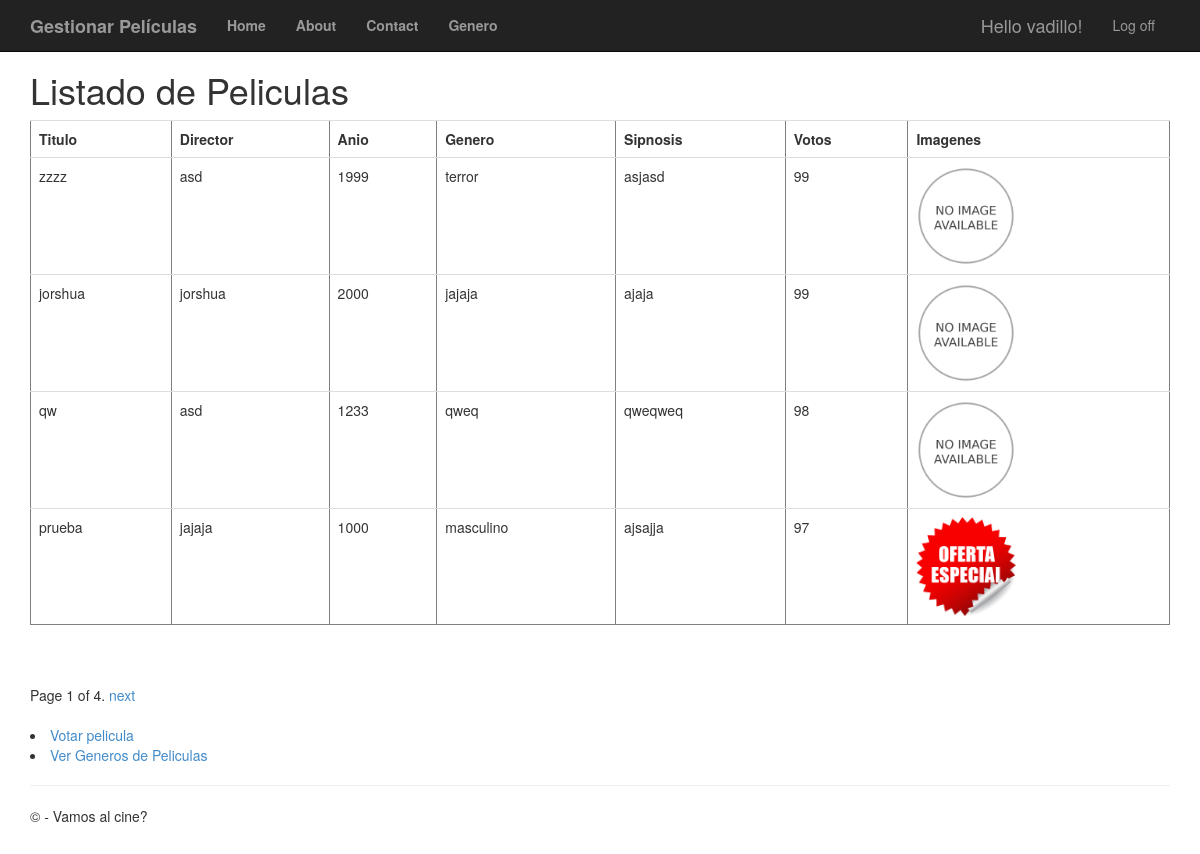
The page /peliculas/ (signed in) on the database as committed earlier.
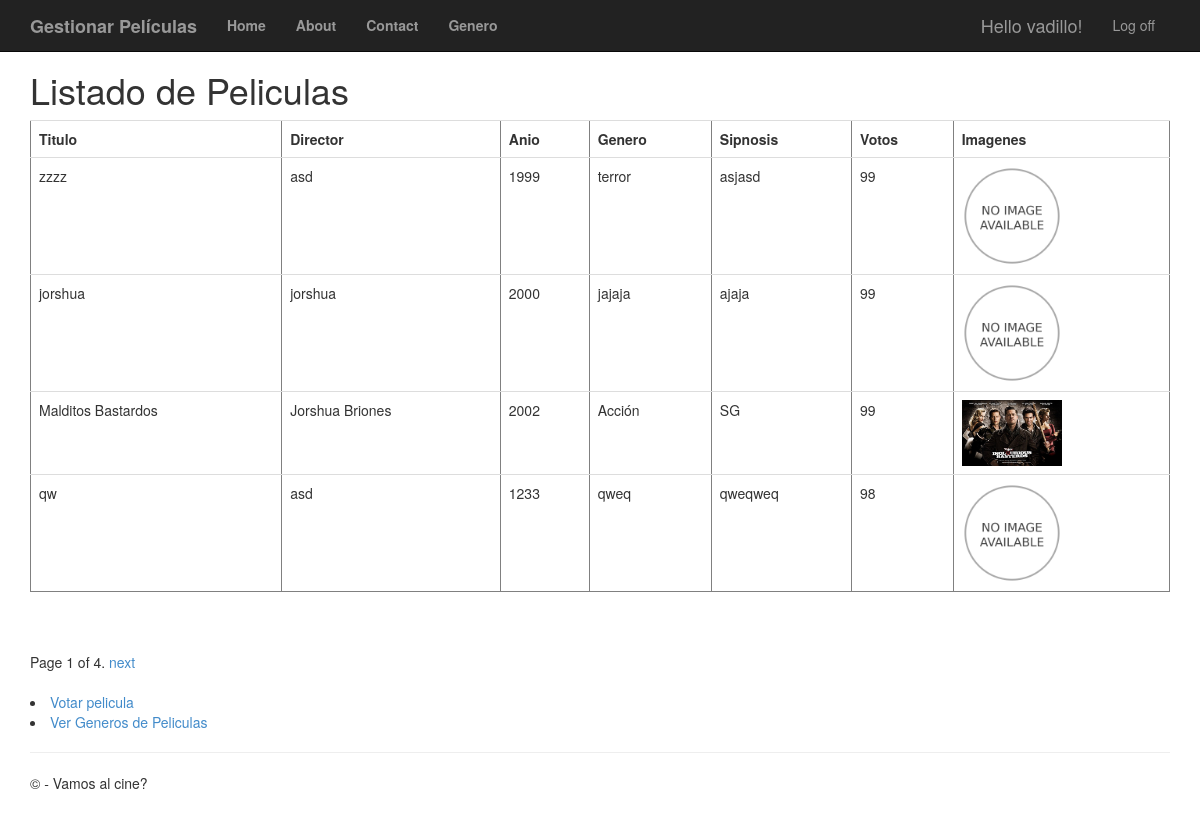
The same page on the database as committed later.
### app/models.py (models this page shows, shortened)
class Pelicula(models.Model):
	titulo = models.CharField(max_length=100)
	direccion = models.CharField(max_length=60)
	anio = models.IntegerField(validators=[MaxValueValidator(99999999999)])
	genero = models.CharField(max_length=60)
	sinopsis = models.CharField(max_length=700)
	votos = models.IntegerField(validators=[MaxValueValidator(99999999999)])
	media = models.ImageField(upload_to="img/", default="no_image.png")

### app/views.py (the view)
# urls.py: path('peliculas/', views.peliculas, name='peliculas'),
def peliculas(request):
	if not request.user.is_authenticated:
		return HttpResponseRedirect('/login')
	else:
		film_lista = Pelicula.objects.all().order_by('-votos')
		paginator = Paginator(film_lista, 4) #Se indica que se mostraran 4 peliculas por pagina
		page = request.GET.get('page')
		try:
			pelis = paginator.page(page)
		except PageNotAnInteger:
			pelis = paginator.page(1)
		except EmptyPage:
			pelis = paginator.page(paginator.num_pages)
		return render(request, 'app/peliculas.html', {'pelis': pelis})

### app/templates/app/peliculas.html (shortened to what this page needs)
{% extends "app/layout.html"%}
{% block content %}
<h1>Listado de Peliculas</h1>
<table border='1' class="table">
	<tr><td><b>Titulo</b></td><td><b>Director</b></td><td><b>Anio</b></td><td><b>Genero</b></td><td><b>Sipnosis</b></td><td><b>Votos</b></td><td><b>Imagenes</b></td></tr>
	{% for filma in pelis %}
	<tr>
		<td>{{ filma.titulo }}</td>
		<td>{{ filma.direccion }}</td>
		<td>{{ filma.anio }}</td>
		<td>{{ filma.genero }}</td>
		<td>{{ filma.sinopsis }}</td>
		<td>{{ filma.votos }}</td>
		<td><img src="{{filma.media.url}}" width="100"/></td>
	</tr>
	{% endfor %}
</table>
<br />
{% if pelis.has_other_pages %}
<div class="pagination">
	<span class="step-links">
		<span class="current">
			Page {{ pelis.number }} of {{ pelis.paginator.num_pages }}.
		</span>
		{% if pelis.has_next %}
		<a href="?page={{ pelis.next_page_number }}">next</a>
		{% endif %}
	</span>
</div>
<br />
{% endif %}
<li><a href="{% url 'voto' %}">Votar pelicula</a></li>
<li><a href="{% url 'generos' %}">Ver Generos de Peliculas</a></li>
{% endblock %}

### app/templates/app/layout.html (shortened to what this page needs)
<!DOCTYPE html>
<html>
<head>
    {% load staticfiles %}
    <link rel="stylesheet" type="text/css" href="{% static 'app/content/bootstrap.min.css' %}" />
    <link rel="stylesheet" type="text/css" href="{% static 'app/content/site.css' %}" />
</head>
<body>
    <div class="navbar navbar-inverse navbar-fixed-top">
        <div class="container">
            <div class="navbar-header">
                <a href="/peliculas" class="navbar-brand"><b>Gestionar Películas</b></a>
            </div>
            <div class="navbar-collapse collapse">
                <ul class="nav navbar-nav">
                    <li><a href="{% url 'home' %}"><b>Home</b></a></li>
                    <li><a href="{% url 'about' %}"><b>About</b></a></li>
                    <li><a href="{% url 'contact' %}"><b>Contact</b></a></li>
                    <li><a href="{% url 'generos' %}"><b>Genero</b></a></li>
                </ul>
                {% include 'app/loginpartial.html' %}
            </div>
        </div>
    </div>
    <div class="container body-content">
{% block content %}{% endblock %}
        <hr/>
        <footer>
            <p>&copy; {{ year }} - Vamos al cine?</p>
        </footer>
    </div>
</body>
</html>

### app/templates/app/loginpartial.html (shortened to what this page needs)
{% if user.is_authenticated %}
<form id="logoutForm" action="/logout/" method="post" class="navbar-right">
    <ul class="nav navbar-nav navbar-right">
        <li><span class="navbar-brand">Hello {{ user.username }}!</span></li>
        <li><a href="javascript:document.getElementById('logoutForm').submit()">Log off</a></li>
    </ul>
</form>
{% else %}
<ul class="nav navbar-nav navbar-right">
    <li><a href="{% url 'registro' %}">Registro</a></li>
    <li><a href="{% url 'login' %}">Login</a></li>
</ul>
{% endif %}

### app/static/app/content/site.css (style rules this page uses)
body { padding-top: 50px; padding-bottom: 20px; }
.body-content { padding-left: 15px; padding-right: 15px; }

Rows that differ between the two databases and show on the page:
no longer on this page (row unchanged): Pelicula: titulo "prueba", direccion "jajaja", anio "1000", genero "masculino", sinopsis "ajsajja", votos "97", media (picture)
added Pelicula: titulo "Malditos Bastardos", direccion "Jorshua Briones", anio "2002", genero "Acción", sinopsis "SG", votos "99", media (picture)
